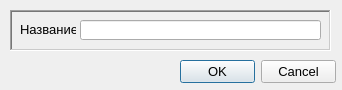
<?xml version="1.0" encoding="UTF-8"?>
<ui version="4.0">
 <class>QSaveGraphDialog</class>
 <widget class="QDialog" name="QSaveGraphDialog">
  <property name="geometry">
   <rect>
    <x>0</x>
    <y>0</y>
    <width>342</width>
    <height>90</height>
   </rect>
  </property>
  <property name="minimumSize">
   <size>
    <width>342</width>
    <height>90</height>
   </size>
  </property>
  <property name="maximumSize">
   <size>
    <width>342</width>
    <height>90</height>
   </size>
  </property>
  <property name="font">
   <font>
    <pointsize>10</pointsize>
   </font>
  </property>
  <property name="windowTitle">
   <string>Сохранение агрегата</string>
  </property>
  <property name="windowIcon">
   <iconset resource="resources.qrc">
    <normaloff>:/images/G.png</normaloff>:/images/G.png</iconset>
  </property>
  <widget class="QDialogButtonBox" name="buttonBox">
   <property name="geometry">
    <rect>
     <x>180</x>
     <y>60</y>
     <width>156</width>
     <height>23</height>
    </rect>
   </property>
   <property name="orientation">
    <enum>Qt::Horizontal</enum>
   </property>
   <property name="standardButtons">
    <set>QDialogButtonBox::Cancel|QDialogButtonBox::Ok</set>
   </property>
  </widget>
  <widget class="QFrame" name="frame">
   <property name="geometry">
    <rect>
     <x>10</x>
     <y>10</y>
     <width>321</width>
     <height>41</height>
    </rect>
   </property>
   <property name="frameShape">
    <enum>QFrame::WinPanel</enum>
   </property>
   <property name="frameShadow">
    <enum>QFrame::Sunken</enum>
   </property>
   <property name="lineWidth">
    <number>4</number>
   </property>
   <property name="midLineWidth">
    <number>1</number>
   </property>
   <widget class="QLineEdit" name="lineEdit">
    <property name="geometry">
     <rect>
      <x>70</x>
      <y>10</y>
      <width>241</width>
      <height>20</height>
     </rect>
    </property>
   </widget>
   <widget class="QLabel" name="label">
    <property name="geometry">
     <rect>
      <x>10</x>
      <y>11</y>
      <width>56</width>
      <height>16</height>
     </rect>
    </property>
    <property name="text">
     <string>Название</string>
    </property>
   </widget>
  </widget>
 </widget>
 <resources>
  <include location="resources.qrc"/>
 </resources>
 <connections>
  <connection>
   <sender>buttonBox</sender>
   <signal>accepted()</signal>
   <receiver>QSaveGraphDialog</receiver>
   <slot>accept()</slot>
   <hints>
    <hint type="sourcelabel">
     <x>248</x>
     <y>254</y>
    </hint>
    <hint type="destinationlabel">
     <x>157</x>
     <y>274</y>
    </hint>
   </hints>
  </connection>
  <connection>
   <sender>buttonBox</sender>
   <signal>rejected()</signal>
   <receiver>QSaveGraphDialog</receiver>
   <slot>reject()</slot>
   <hints>
    <hint type="sourcelabel">
     <x>316</x>
     <y>260</y>
    </hint>
    <hint type="destinationlabel">
     <x>286</x>
     <y>274</y>
    </hint>
   </hints>
  </connection>
 </connections>
</ui>
